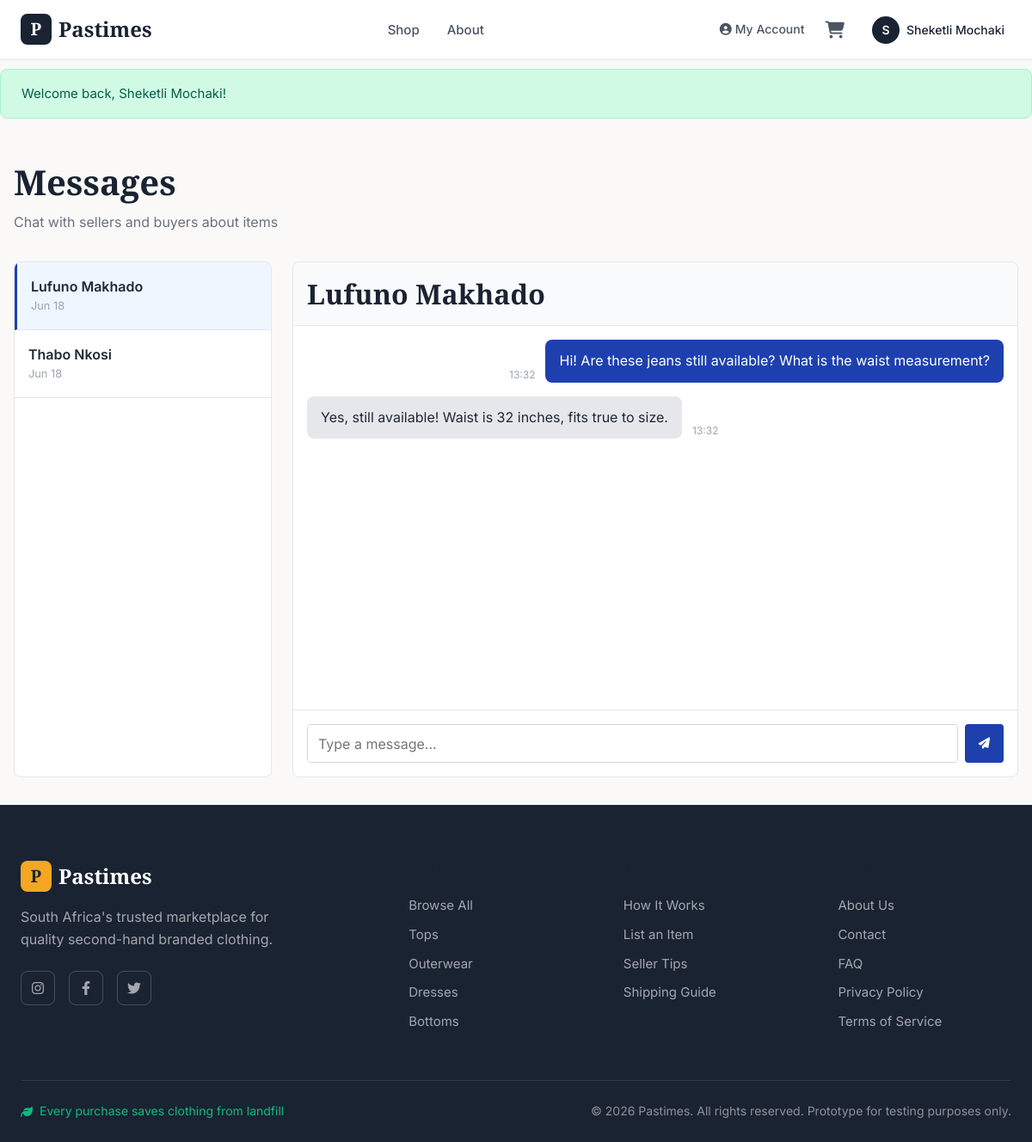
The page /messages.php?user=2 (signed in) on the database its author committed.
### tables this page shows
CREATE TABLE tblUser (
    userID INT AUTO_INCREMENT PRIMARY KEY,
    fullName VARCHAR(100) NOT NULL,
    email VARCHAR(150) NOT NULL UNIQUE,
    username VARCHAR(50) NOT NULL UNIQUE,
    passwordHash VARCHAR(255) NOT NULL,
    role ENUM('buyer','seller','both') DEFAULT 'buyer',
    status ENUM('pending','active','suspended') DEFAULT 'pending',
    address TEXT,
    city VARCHAR(100),
    postalCode VARCHAR(20),
    phone VARCHAR(20),
    profilePic VARCHAR(255) DEFAULT 'images/default-avatar.png',
    createdAt TIMESTAMP DEFAULT CURRENT_TIMESTAMP
);

CREATE TABLE tblMessages (
    messageID INT AUTO_INCREMENT PRIMARY KEY,
    senderID INT NOT NULL,
    receiverID INT NOT NULL,
    clothingID INT,
    subject VARCHAR(200),
    messageBody TEXT NOT NULL,
    isRead TINYINT(1) DEFAULT 0,
    sentAt TIMESTAMP DEFAULT CURRENT_TIMESTAMP,
    FOREIGN KEY (senderID) REFERENCES tblUser(userID) ON DELETE CASCADE,
    FOREIGN KEY (receiverID) REFERENCES tblUser(userID) ON DELETE CASCADE
);

### messages.php (the view, shortened to what this page needs)
<?php
require_once 'includes/DBConn.php';
$userID = $_SESSION['userID'];
$selectedUserID = isset($_GET['user']) ? (int)$_GET['user'] : null;
$stmt = $conn->prepare("
    SELECT DISTINCT
        CASE WHEN senderID = ? THEN receiverID ELSE senderID END as otherUserID,
        u.fullName, u.username,
        MAX(sentAt) as lastMessage
    FROM tblMessages
    JOIN tblUser u ON u.userID = CASE WHEN senderID = ? THEN receiverID ELSE senderID END
    WHERE senderID = ? OR receiverID = ?
    GROUP BY otherUserID, u.fullName, u.username
    ORDER BY lastMessage DESC
");
$stmt->bind_param('iiii', $userID, $userID, $userID, $userID);
$stmt->execute();
$conversationsResult = $stmt->get_result();
$conversations = $conversationsResult->fetch_all(MYSQLI_ASSOC);
$messages = [];
if ($selectedUserID) {
    $stmt = $conn->prepare("
        SELECT m.*, u.fullName, u.username
        FROM tblMessages m
        JOIN tblUser u ON m.senderID = u.userID
        WHERE (senderID = ? AND receiverID = ?) OR (senderID = ? AND receiverID = ?)
        ORDER BY sentAt ASC
    ");
    $stmt->bind_param('iiii', $userID, $selectedUserID, $selectedUserID, $userID);
    $stmt->execute();
    $messagesResult = $stmt->get_result();
    $messages = $messagesResult->fetch_all(MYSQLI_ASSOC);
}
?>
<!DOCTYPE html>
<html lang="en">
<head>
    <link rel="stylesheet" href="https://cdnjs.cloudflare.com/ajax/libs/font-awesome/6.4.0/css/all.min.css">
    <link rel="stylesheet" href="css/style.css">
</head>
<body>
    <?php include 'includes/header.php'; ?>
    <main class="container" style="max-width: 1200px; margin: 0 auto; padding: 2rem 1rem;">
        <h1 style="margin: 0 0 0.5rem 0;">Messages</h1>
        <p style="color: #6b7280; margin: 0;">Chat with sellers and buyers about items</p>
        <div class="messages-container">
            <div class="conversation-list">
                <?php if (empty($conversations)): ?>
                    <div style="padding: 2rem 1rem; text-align: center; color: #9ca3af;">
                        <p>No conversations yet</p>
                    </div>
                <?php else: ?>
                    <?php foreach ($conversations as $conv): ?>
                        <a href="messages.php?user=<?php echo $conv['otherUserID']; ?>" class="conversation-item <?php echo ($selectedUserID === $conv['otherUserID']) ? 'active' : ''; ?>">
                            <div class="conversation-name"><?php echo htmlspecialchars($conv['fullName']); ?></div>
                            <div class="conversation-time"><?php echo date('M d', strtotime($conv['lastMessage'])); ?></div>
                        </a>
                    <?php endforeach; ?>
                <?php endif; ?>
            </div>
            <div class="messages-window">
                <?php if ($selectedUserID): ?>
                    <div class="messages-header">
                        <?php
                        $stmt = $conn->prepare("SELECT fullName FROM tblUser WHERE userID = ?");
                        $stmt->bind_param('i', $selectedUserID);
                        $stmt->execute();
                        $userResult = $stmt->get_result()->fetch_assoc();
                        ?>
                        <h2 style="margin: 0;"><?php echo htmlspecialchars($userResult['fullName']); ?></h2>
                    </div>
                    <div class="messages-body">
                        <?php foreach ($messages as $msg): ?>
                            <div class="message <?php echo ($msg['senderID'] === $userID) ? 'sent' : 'received'; ?>">
                                <div class="message-bubble"><?php echo htmlspecialchars($msg['messageBody']); ?></div>
                                <div class="message-time"><?php echo date('H:i', strtotime($msg['sentAt'])); ?></div>
                            </div>
                        <?php endforeach; ?>
                    </div>
                    <div class="messages-footer">
                        <form method="POST" class="message-form">
                            <textarea name="message" placeholder="Type a message..." style="flex: 1; padding: 0.75rem; border: 1px solid #d1d5db; border-radius: 4px; font-family: Inter, sans-serif; resize: none; height: 45px;" required></textarea>
                            <button type="submit" style="background: #1e40af; color: white; border: none; padding: 0.75rem 1rem; border-radius: 4px; cursor: pointer;">
                                <i class="fas fa-paper-plane"></i>
                            </button>
                        </form>
                    </div>
                <?php endif; ?>
            </div>
        </div>
    </main>
    <?php include 'includes/footer.php'; ?>
</body>
</html>

### css/style.css (style rules this page uses)
:root { --primary-dark: #1a2332; --primary-blue: #2c3e50; --accent-orange: #f5a623; --accent-teal: #00897b; --white: #ffffff; --off-white: #faf9f7; --cream: #f5f3ef; --light-gray: #e5e5e5; --medium-gray: #9ca3af; --dark-gray: #4b5563; --charcoal: #374151; --black: #111827; --success: #10b981; --success-light: #d1fae5; --warning: #f59e0b; --warning-light: #fef3c7; --error: #ef4444; --error-light: #fee2e2; --info: #3b82f6; --info-light: #dbeafe; --font-heading: 'Playfair Display', Georgia, serif; --font-body: 'Inter', -apple-system, BlinkMacSystemFont, sans-serif; --spacing-xs: 0.25rem; --spacing-sm: 0.5rem; --spacing-md: 1rem; --spacing-lg: 1.5rem; --spacing-xl: 2rem; --spacing-2xl: 3rem; --spacing-3xl: 4rem; --radius-sm: 4px; --radius-md: 8px; --radius-lg: 12px; --radius-xl: 16px; --radius-full: 9999px; --shadow-sm: 0 1px 2px rgba(0, 0, 0, 0.05); --shadow-md: 0 4px 6px -1px rgba(0, 0, 0, 0.1); --shadow-lg: 0 10px 15px -3px rgba(0, 0, 0, 0.1); --shadow-xl: 0 20px 25px -5px rgba(0, 0, 0, 0.1); --shadow-hover: 0 12px 40px rgba(0, 0, 0, 0.15); --transition-fast: 0.15s ease; --transition-base: 0.2s ease; --transition-slow: 0.3s ease; --z-dropdown: 100; --z-sticky: 200; --z-fixed: 300; --z-modal-backdrop: 400; --z-modal: 500; --z-toast: 600; }
*, *::before, *::after { box-sizing: border-box; margin: 0; padding: 0; }
html { scroll-behavior: smooth; -webkit-font-smoothing: antialiased; -moz-osx-font-smoothing: grayscale; }
body { font-family: var(--font-body); font-size: 16px; line-height: 1.6; color: var(--black); background-color: var(--off-white); min-height: 100vh; display: flex; flex-direction: column; }
a { text-decoration: none; color: inherit; transition: color var(--transition-base); }
button { font-family: inherit; cursor: pointer; border: none; background: none; }
input, textarea, select { font-family: inherit; font-size: inherit; }
h1, h2, h3, h4, h5, h6 { font-family: var(--font-heading); font-weight: 600; line-height: 1.3; color: var(--primary-dark); }
h1 { font-size: 2.5rem; }
h2 { font-size: 2rem; }
p { margin-bottom: var(--spacing-md); color: var(--dark-gray); }
.container { max-width: 1280px; margin: 0 auto; padding: 0 var(--spacing-lg); }

### messages.php (style rules this page uses)
.messages-container { display: grid; grid-template-columns: 300px 1fr; gap: 1.5rem; height: 600px; margin-top: 2rem; }
.conversation-list { background: white; border: 1px solid #e5e7eb; border-radius: 8px; overflow-y: auto; }
.conversation-item { padding: 1rem; border-bottom: 1px solid #e5e7eb; cursor: pointer; transition: background 0.2s; text-decoration: none; color: inherit; display: block; }
.conversation-item:hover, .conversation-item.active { background: #f3f4f6; }
.conversation-item.active { background: #eff6ff; border-left: 3px solid #1e40af; }
.conversation-name { font-weight: 600; color: #1f2937; }
.conversation-time { font-size: 0.8rem; color: #9ca3af; }
.messages-window { background: white; border: 1px solid #e5e7eb; border-radius: 8px; display: flex; flex-direction: column; overflow: hidden; }
.messages-header { padding: 1rem; border-bottom: 1px solid #e5e7eb; background: #f9fafb; }
.messages-body { flex: 1; overflow-y: auto; padding: 1rem; }
.message { margin-bottom: 1rem; display: flex; gap: 0.75rem; }
.message.sent { flex-direction: row-reverse; }
.message-bubble { max-width: 75%; padding: 0.75rem 1rem; border-radius: 8px; word-wrap: break-word; }
.message.received .message-bubble { background: #e5e7eb; color: #1f2937; }
.message.sent .message-bubble { background: #1e40af; color: white; }
.message-time { font-size: 0.75rem; color: #9ca3af; align-self: flex-end; }
.messages-footer { padding: 1rem; border-top: 1px solid #e5e7eb; }
.message-form { display: flex; gap: 0.5rem; }
.message-form button { background: #1e40af; color: white; border: none; padding: 0.75rem 1rem; border-radius: 4px; cursor: pointer; }

### rows shown on the page
tbluser: fullName "Lufuno Makhado"
tblmessages: messageBody "Hi! Are these jeans still available? What is the waist measurement?", sentAt "13:32"
tblmessages: messageBody "Yes, still available! Waist is 32 inches, fits true to size.", sentAt "13:32"

### other values the page prints
substr($_SESSION['fullName'], 0, 1) "S"
$_SESSION['fullName'] "Sheketli Mochaki"
$_SESSION['success'] "Welcome back, Sheketli Mochaki!"
$conv['fullName'] "Lufuno Makhado"
date('M d', strtotime($conv['lastMessage'])) "Jun 18"
$conv['fullName'] "Thabo Nkosi"
